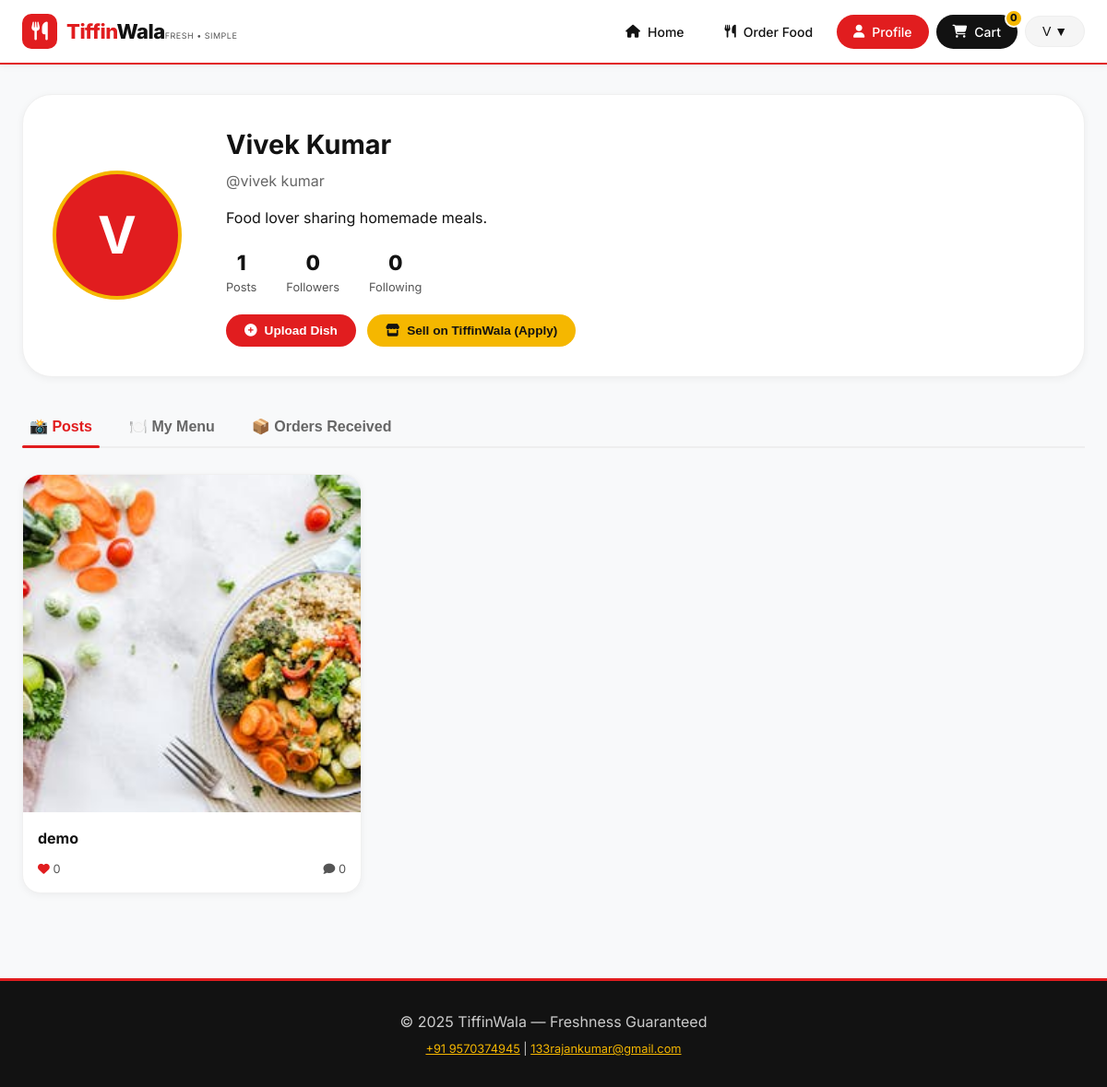
Screenshot of /profile (signed in) with the database file from the repository.
### models.py (models this page shows, shortened)
class User(UserMixin, db.Model):
    __tablename__ = 'users'
    id = db.Column(db.Integer, primary_key=True)
    username = db.Column(db.String(80), unique=True, nullable=False)
    email = db.Column(db.String(120), unique=True, nullable=False)
    phone = db.Column(db.String(20))
    address = db.Column(db.Text)
    password_hash = db.Column(db.String(200), nullable=False)
    created_at = db.Column(db.DateTime, default=datetime.utcnow)
    updated_at = db.Column(db.DateTime, default=datetime.utcnow, onupdate=datetime.utcnow)
    is_active = db.Column(db.Boolean, default=True)
    bio = db.Column(db.Text)
    avatar_url = db.Column(db.String(500))
    location = db.Column(db.String(200))
    is_seller = db.Column(db.Boolean, default=False)
    seller_request = db.Column(db.String(20), default=None)  # 'pending', 'approved', 'rejected' (approved = is_seller=True)
    is_admin = db.Column(db.Boolean, default=False)          # <-- NEW FIELD for admin panel
    followers_count = db.Column(db.Integer, default=0)
    following_count = db.Column(db.Integer, default=0)
    posts_count = db.Column(db.Integer, default=0)
    orders = db.relationship('Order', backref='customer', lazy=True)
    cart = db.relationship('Cart', backref='user', uselist=False, lazy=True)
    reviews = db.relationship('Review', backref='author', lazy=True)
    subscriptions = db.relationship('Subscription', backref='subscriber', lazy=True)
    food_posts = db.relationship('FoodPost', back_populates='user', lazy=True, cascade='all, delete-orphan')
    sent_messages = db.relationship('Message',
                                   foreign_keys='Message.sender_id',
                                   back_populates='sender',
                                   lazy=True)
    received_messages = db.relationship('Message',
                                       foreign_keys='Message.receiver_id',
                                       back_populates='receiver',
                                       lazy=True)
    customer_orders = db.relationship('FoodOrder',
                                     foreign_keys='FoodOrder.customer_id',
                                     back_populates='customer',
                                     lazy=True)
    seller_orders = db.relationship('FoodOrder',
                                   foreign_keys='FoodOrder.seller_id',
                                   back_populates='seller',
                                   lazy=True)
    post_likes = db.relationship('PostLike',
                                back_populates='user',
                                lazy=True,
                                cascade='all, delete-orphan')
    post_comments = db.relationship('Comment',
                                   back_populates='user',
                                   lazy=True,
                                   cascade='all, delete-orphan')
    following_relationships = db.relationship('Follower',
                                             foreign_keys='Follower.follower_id',
                                             back_populates='follower',
                                             lazy='dynamic',
                                             cascade='all, delete-orphan')
    follower_relationships = db.relationship('Follower',
                                            foreign_keys='Follower.followed_id',
                                            back_populates='followed',
                                            lazy='dynamic',
                                            cascade='all, delete-orphan')
    notifications = db.relationship('Notification', backref='user', lazy=True)

class FoodPost(db.Model):
    __tablename__ = 'food_posts'
    id = db.Column(db.Integer, primary_key=True)
    user_id = db.Column(db.Integer, db.ForeignKey('users.id'), nullable=False)
    media_type = db.Column(db.String(10))  # 'image' or 'video'
    media_url = db.Column(db.String(500))
    caption = db.Column(db.Text)
    price = db.Column(db.Float)
    quantity_available = db.Column(db.Integer, default=0)
    location = db.Column(db.String(200))
    post_type = db.Column(db.String(50), default='photo')  # photo, reel, menu
    availability_status = db.Column(db.String(50), default='available')
    is_available = db.Column(db.Boolean, default=True)
    likes_count = db.Column(db.Integer, default=0)
    comments_count = db.Column(db.Integer, default=0)
    created_at = db.Column(db.DateTime, default=datetime.utcnow)
    updated_at = db.Column(db.DateTime, default=datetime.utcnow, onupdate=datetime.utcnow)
    user = db.relationship('User', back_populates='food_posts')
    likes = db.relationship('PostLike', back_populates='post', lazy='dynamic', cascade='all, delete-orphan')
    comments = db.relationship('Comment', back_populates='post', lazy='dynamic', cascade='all, delete-orphan')
    orders = db.relationship('FoodOrder', back_populates='post', lazy=True, cascade='all, delete-orphan')

### app.py (the view, shortened to what this page needs)
@app.route('/profile', methods=['GET', 'POST'])
@login_required
def profile():
    form = ProfileForm(obj=current_user)
    posts = FoodPost.query.filter_by(user_id=current_user.id).order_by(FoodPost.created_at.desc()).all()
    orders = Order.query.filter_by(user_id=current_user.id).order_by(Order.created_at.desc()).limit(5).all()
    subscriptions = Subscription.query.filter_by(user_id=current_user.id, is_active=True).all()
    posts_count = FoodPost.query.filter_by(user_id=current_user.id).count()
    followers_count = Follower.query.filter_by(followed_id=current_user.id).count()
    following_count = Follower.query.filter_by(follower_id=current_user.id).count()
    seller_orders = []
    if current_user.is_seller:
        seller_orders = FoodOrder.query.filter_by(seller_id=current_user.id).order_by(FoodOrder.created_at.desc()).all()
    return render_template('profile.html', form=form, orders=orders, subscriptions=subscriptions,
                           posts=posts, posts_count=posts_count,
                           followers_count=followers_count, following_count=following_count,
                           seller_orders=seller_orders)

### app.py (called while the page is built)
@login_manager.user_loader
def load_user(user_id):
    return db.session.get(User, int(user_id))

@app.context_processor
def utility_processor():
    return dict(now=datetime.now)

### templates/profile.html (shortened to what this page needs)
<!DOCTYPE html>
<html lang="en">
<head>
    <link rel="stylesheet" href="https://cdnjs.cloudflare.com/ajax/libs/font-awesome/6.4.0/css/all.min.css">
</head>
<body>
<nav class="navbar">
    <div class="nav-container">
        <a href="{{ url_for('index') }}" class="logo">
            <div class="logo-icon"><i class="fas fa-utensils"></i></div>
            <div class="logo-text"><span class="brand"><span>Tiffin</span>Wala</span><span class="tagline">FRESH • SIMPLE</span></div>
        </a>
        <ul class="nav-menu" id="navMenu">
            <li><a href="{{ url_for('index') }}" class="nav-link"><i class="fas fa-home"></i> Home</a></li>
            <li><a href="{{ url_for('tiffins') }}" class="nav-link"><i class="fas fa-utensils"></i> Order Food</a></li>
            <li><a href="{{ url_for('profile') }}" class="nav-link active"><i class="fas fa-user"></i> Profile</a></li>
            <li><a href="{{ url_for('cart') }}" class="nav-link cart-nav-link"><i class="fas fa-shopping-cart"></i> Cart <span class="cart-count" id="cartCount">0</span></a></li>
            {% if current_user.is_authenticated %}
            <li><div class="dropdown">
                <button class="nav-link user-nav-link" onclick="toggleUserDropdown(event)">{{ current_user.username[0]|upper }} ▼</button>
            </div></li>
            {% else %}
            <li><a href="{{ url_for('login') }}" class="nav-link">Login</a></li>
            {% endif %}
        </ul>
    </div>
</nav>
<div class="profile-page">
    <div class="profile-header">
        <div class="avatar-large" onclick="document.getElementById('avatarInput').click()">
            {% if current_user.avatar_url %}<img src="{{ current_user.avatar_url }}" alt="avatar">{% else %}{{ current_user.username[0]|upper }}{% endif %}
        </div>
        <div class="profile-info">
            <div class="profile-name">
                {{ current_user.username }}
            </div>
            <div class="profile-username">@{{ current_user.username.lower() }}</div>
            <div class="profile-bio">{{ current_user.bio or "Food lover sharing homemade meals." }}</div>
            <div class="profile-stats">
                <div class="stat"><span class="stat-number">{{ posts|length if posts else 0 }}</span><div class="stat-label">Posts</div></div>
                <div class="stat"><span class="stat-number">{{ followers|default(0) }}</span><div class="stat-label">Followers</div></div>
                <div class="stat"><span class="stat-number">{{ following|default(0) }}</span><div class="stat-label">Following</div></div>
            </div>
            <div class="profile-actions">
                <button class="btn btn-red" onclick="openUploadModal()"><i class="fas fa-plus-circle"></i> Upload Dish</button>
                {% if current_user.is_seller %}
                    <button class="btn btn-outline-red" onclick="openOrderManagementTab()"><i class="fas fa-clipboard-list"></i> Manage Orders</button>
                {% elif current_user.seller_request == 'pending' %}
                    <button class="btn btn-yellow" disabled><i class="fas fa-clock"></i> Request under review</button>
                {% elif current_user.seller_request == 'rejected' %}
                    <button class="btn btn-outline-red" onclick="requestSellerApproval()"><i class="fas fa-redo-alt"></i> Re-apply to sell</button>
                {% else %}
                    <button class="btn btn-yellow" onclick="requestSellerApproval()"><i class="fas fa-store"></i> Sell on TiffinWala (Apply)</button>
                {% endif %}
            </div>
        </div>
    </div>
    <div class="profile-tabs">
        <button class="tab-btn active" onclick="switchTab('posts')">📸 Posts</button>
        <button class="tab-btn" onclick="switchTab('menu')">🍽️ My Menu</button>
        <button class="tab-btn" onclick="switchTab('orders')">📦 Orders Received</button>
    </div>
    <div id="posts-tab" class="tab-pane">
        {% if posts and posts|length > 0 %}
        <div class="posts-grid">
            {% for post in posts %}
            <div class="post-card">
                <div class="post-media">
                    {% if post.media_type == 'video' %}
                        <video src="{{ post.media_url }}" muted loop onmouseover="this.play()" onmouseout="this.pause()"></video>
                    {% else %}
                        <img src="{{ post.media_url }}" alt="dish">
                    {% endif %}
                </div>
                <div class="post-info">
                    <div class="post-title">{{ post.caption|truncate(40) }}</div>
                    <div class="post-meta">
                        <span><i class="fas fa-heart" style="color:var(--red)"></i> {{ post.likes_count|default(0) }}</span>
                        <span><i class="fas fa-comment"></i> {{ post.comments_count|default(0) }}</span>
                    </div>
                </div>
            </div>
            {% endfor %}
        </div>
        {% else %}
        <div class="empty-state"><i class="fas fa-camera" style="font-size:3rem; color:#ddd"></i><h3>No posts yet</h3><p>Upload your first dish using the button above.</p></div>
        {% endif %}
    </div>
</div>
<footer class="simple-footer">
    <div class="container">
        <p>&copy; 2025 TiffinWala — Freshness Guaranteed</p>
        <p style="font-size:0.8rem; margin-top:8px"><a href="tel:+919570374945" style="color:var(--yellow)">+91 9570374945</a> | <a href="mailto:133rajankumar@gmail.com" style="color:var(--yellow)">133rajankumar@gmail.com</a></p>
    </div>
</footer>
</body>
</html>

### rows the page displays
User: username "V", username "Vivek Kumar", username "vivek kumar", bio "Food lover sharing homemade meals."
FoodPost: media_url (picture), caption "demo", likes_count "0", comments_count "0"

### other values shown
{{ posts|length if posts else 0 }} "1"
{{ followers|default(0) }} "0"
{{ following|default(0) }} "0"
